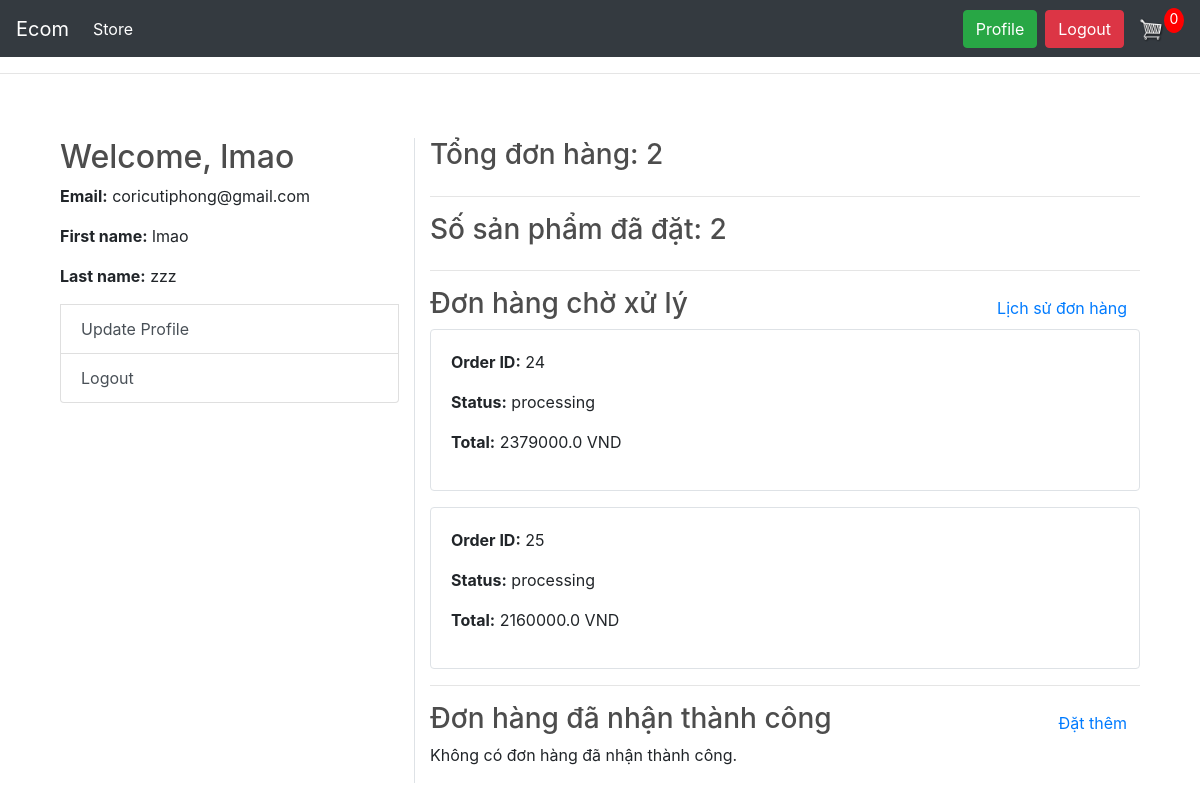
/users/profile/ (signed in), run on an earlier commit of the app's database.
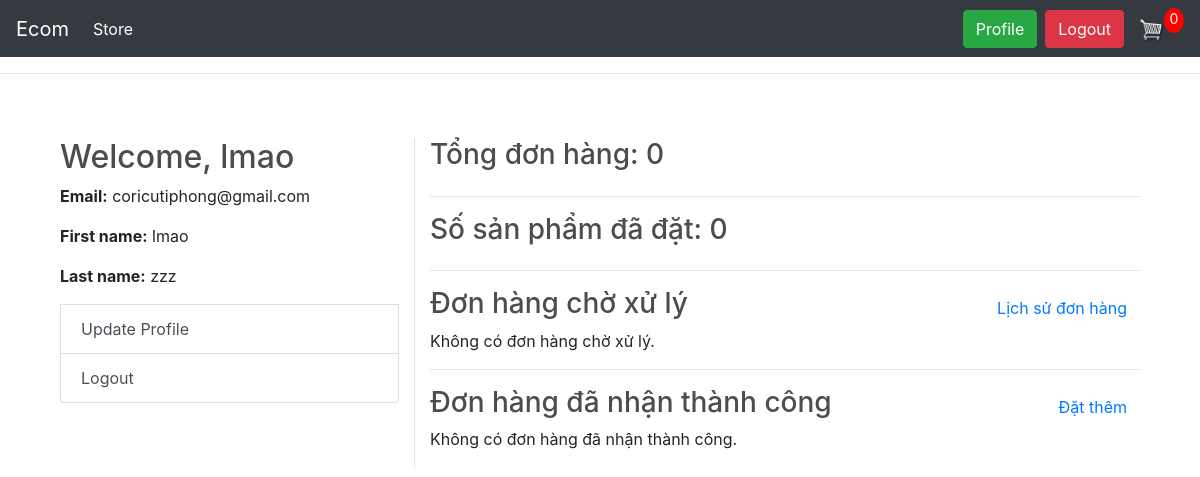
And on a later commit of the database.
### users/models.py (models this page shows, shortened)
class User(AbstractBaseUser):
    ROLE_CHOICES = (
        ('Admin', 'Admin'),
        ('User', 'User'),
        ('Guest', 'Guest'),
    )
    first_name      = models.CharField(max_length=50)
    last_name       = models.CharField(max_length=50)
    username        = models.CharField(max_length=50, unique=True)
    email           = models.EmailField(max_length=100, unique=True)
    role            = models.CharField(max_length=10, choices=ROLE_CHOICES, default='Guest')
    date_joined     = models.DateTimeField(auto_now_add=True)
    last_login      = models.DateTimeField(default=timezone.now)
    is_admin        = models.BooleanField(default=False)
    is_staff        = models.BooleanField(default=False)
    is_active       = models.BooleanField(default=True)
    is_superadmin   = models.BooleanField(default=False)
    USERNAME_FIELD = 'email'
    REQUIRED_FIELDS = ['username', 'first_name', 'last_name']
    objects = MyUserManager()
    def get_orders(self):
        return self.order_set.all()

### orders/models.py (models this page shows, shortened)
class Order(models.Model):
    STATUS_CHOICES = [
        ('in_progress', 'In Progress'),
        ('completed', 'Completed'),
    ]
    user = models.ForeignKey(settings.AUTH_USER_MODEL, on_delete=models.CASCADE)
    cart = models.OneToOneField('cart.Cart', on_delete=models.CASCADE)
    coupon = models.ForeignKey(Coupon, on_delete=models.SET_NULL, blank=True, null=True)
    status = models.CharField(max_length=20, choices=STATUS_CHOICES, default='in_progress')
    ordered_date = models.DateTimeField(default=timezone.now)
    def get_total(self):
        total = sum(item.total_price() for item in self.cart.items.all())
        if self.coupon:
            total -= self.coupon.amount
        return total

### cart/models.py (models this page shows, shortened)
class Cart(models.Model):
    cart_id = models.CharField(max_length=250, unique=True)
    user = models.ForeignKey(User, on_delete=models.CASCADE, null=True, blank=True)
    created_at = models.DateTimeField(auto_now_add=True)
    updated_at = models.DateTimeField(auto_now=True)
    @property
    def items(self):
        return self.cart_items.all()

class CartItem(models.Model):
    cart = models.ForeignKey(Cart, on_delete=models.CASCADE, related_name='cart_items')  # Liên kết với giỏ hàng
    product = models.ForeignKey(Product, on_delete=models.CASCADE)  # Liên kết với sản phẩm
    quantity = models.PositiveIntegerField(default=1)
    is_active = models.BooleanField(default=True)
    def total_price(self):
        return self.product.price * self.quantity

### products/models.py (models this page shows, shortened)
class Product(models.Model):
    id = models.AutoField(primary_key=True)  # Trường id, tự động tăng
    name = models.CharField(max_length=200)  # Tên sản phẩm
    slug = models.SlugField(max_length=200, unique=True, blank=True)  # Tạo slug từ tên sản phẩm
    category = models.ForeignKey(
        Category, on_delete=models.SET_NULL, null=True, blank=True, related_name='products'
    )  # Liên kết với danh mục
    price = models.FloatField()  # Giá sản phẩm
    description = models.TextField(null=True, blank=True)  # Mô tả sản phẩm
    image = models.ImageField(null=True, blank=True, upload_to='products/')  # Ảnh sản phẩm
    stock = models.PositiveIntegerField(default=0)  # Số lượng sản phẩm trong kho
    image_1 = models.ImageField(upload_to='products/', null=True, blank=True)
    image_2 = models.ImageField(upload_to='products/', null=True, blank=True)
    image_3 = models.ImageField(upload_to='products/', null=True, blank=True)

### users/views.py (the view)
# urls.py: path('profile/', views.profile_view, name='profile'),
@login_required(login_url='login')
def profile_view(request):
    if request.role not in ['Admin', 'User']:
        return redirect('login')
    orders = request.user.get_orders()
    total_products_bought = sum(cart_item.quantity for order in orders for cart_item in order.cart.items.all())
    completed_orders = orders.filter(status='completed')[:5]
    pending_orders = orders.filter(status='processing')[:5]
    total_orders = orders.count()
    return render(request, 'profile.html', {
        'total_orders': total_orders,
        'total_products_bought': total_products_bought,
        'completed_orders': completed_orders,
        'pending_orders': pending_orders
    })

### templates/profile.html (shortened to what this page needs)
{% extends "base.html" %}
{% block content %}
    <div class="container-fluid mt-4">
        <div class="row">
            <div class="col-md-4 border-right">
                <h2>Welcome, {{ user.first_name }}</h2>
                <div class="list-group">
                    <p><strong>Email:</strong> {{ user.email }}</p>
                    <p><strong>First name:</strong> {{ user.first_name }}</p>
                    <p><strong>Last name:</strong> {{ user.last_name }}</p>
                    <a href="{% url 'profile_update' %}" class="list-group-item list-group-item-action">Update Profile</a>
                    <a href="{% url 'logout' %}" class="list-group-item list-group-item-action">Logout</a>
                </div>
            </div>
            <div class="col-md-8">
                <div class="d-flex justify-content-between align-items-center">
                    <h3>Tổng đơn hàng: {{ total_orders }}</h3>
                </div>
                <hr>
                <div class="d-flex justify-content-between align-items-center">
                    <h3>Số sản phẩm đã đặt: {{ total_products_bought }}</h3>
                </div>
                <hr>
                <div>
                    <div class="d-flex justify-content-between align-items-center">
                        <h3>Đơn hàng chờ xử lý</h3>
                        <a href="{% url 'order-history' %}" class="btn btn-link">Lịch sử đơn hàng</a>
                    </div>
                    {% for order in pending_orders %}
                        <div class="card mb-3 border">
                            <div class="card-body">
                                <p><strong>Order ID:</strong> {{ order.id }}</p>
                                <p><strong>Status:</strong> {{ order.status }}</p>
                                <p><strong>Total:</strong> {{ order.get_total }} VND</p>
                            </div>
                        </div>
                    {% empty %}
                        <p>Không có đơn hàng chờ xử lý.</p>
                    {% endfor %}
                </div>
                <hr>
                <div>
                    <div class="d-flex justify-content-between align-items-center">
                        <h3>Đơn hàng đã nhận thành công</h3>
                        <a href="{% url 'cart' %}" class="btn btn-link">Đặt thêm</a>
                    </div>
                    {% for order in completed_orders %}
                        <div class="card mb-3 border">
                            <div class="card-body">
                                <p><strong>Order ID:</strong> {{ order.id }}</p>
                                <p><strong>Status:</strong> {{ order.status }}</p>
                                <p><strong>Total:</strong> {{ order.get_total }} VND</p>
                            </div>
                        </div>
                    {% empty %}
                        <p>Không có đơn hàng đã nhận thành công.</p>
                    {% endfor %}
                </div>
            </div>
        </div>
    </div>
{% endblock %}

### templates/base.html (shortened to what this page needs)
<!DOCTYPE html>
<html lang="en">
<head>
    {% load static %}
    <link rel="stylesheet" type="text/css" href="{% static 'css/main.css' %}">
    <link rel="stylesheet" href="https://stackpath.bootstrapcdn.com/bootstrap/4.4.1/css/bootstrap.min.css">
</head>
<body>
    <nav class="navbar navbar-expand-lg navbar-dark bg-dark">
        <a class="navbar-brand" href="{% url 'home' %}">Ecom</a>
        <div class="collapse navbar-collapse" id="navbarSupportedContent">
            <ul class="navbar-nav mr-auto">
                <li class="nav-item active">
                    <a class="nav-link" href="{% url 'products' %}">Store <span class="sr-only">(current)</span></a>
                </li>
            </ul>
            <div class="form-inline my-2 my-lg-0">
                {% if user.is_authenticated %}
                    <a href="{% url 'profile' %}" class="btn btn-success">Profile</a>
                    <form method="POST" action="{% url 'logout' %}" style="display: inline;">
                        <button type="submit" class="btn btn-danger ml-2">Logout</button>
                    </form>
                {% else %}
                    <a href="{% url 'login' %}" class="btn btn-warning">Login</a>
                {% endif %}
                <a href="{% url 'cart' %}">
                    <img id="cart-icon" src="{% static 'images/cart.png' %}">
                </a>
                <p id="cart-total">0</p>
            </div>
        </div>
    </nav>
    <hr>
    <div class="container">
        <br>
        {% block content %}
        {% endblock content %}
    </div>
</body>
</html>

### static/css/main.css (style rules this page uses)
body { background-color: hsl(0, 0%, 98%); }
h1,h2,h3,h4,h5,h6 { color:hsl(0, 0%, 30%); }
.bg-dark { background-color: #4f868c!important; }
#cart-icon { width:25px; display: inline-block; margin-left: 15px; }
#cart-total { display: block; text-align: center; color:#fff; background-color: red; width: 20px; height: 25px; border-radius: 50%; font-size: 14px; }
.btn { border-radius: 0; }

What changed in the data, as far as the page shows it:
removed Order: id "24", status "processing", get_total "2379000.0"
removed Order: id "25", status "processing", get_total "2160000.0"
Also different on the page:
{{ total_orders }}: "2" → "0"
{{ total_products_bought }}: "2" → "0"
text now shown: "Không có đơn hàng chờ xử lý."
